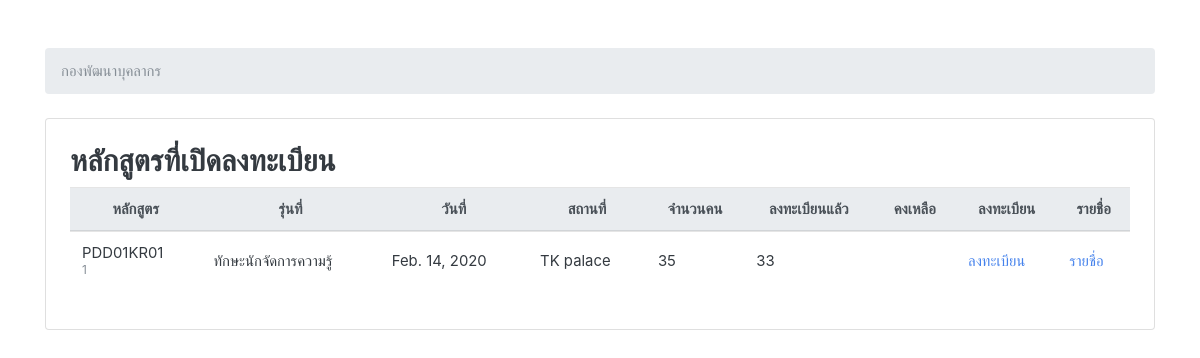
The page / on the database its author committed.
### register/models.py (models this page shows)
class Course_D(models.Model):
    PK_Course_D = models.AutoField(primary_key=True)
    Course_ID = models.CharField(max_length=15, unique=True)
    Course_Name = models.CharField(max_length=300,null=True)
    CourseType_ID = models.CharField(max_length=2,null=True)
    Batch_Type = models.CharField(max_length=1,null=True)
    Batch = models.CharField(max_length=300,null=True)
    Start_Date = models.DateField(null=True)
    End_Date = models.DateField(null=True)
    Duration = models.IntegerField(null=True)
    Location = models.CharField(max_length=300,null=True)
    Area_ID = models.CharField(max_length=3,null=True)
    Number_App = models.IntegerField(null=True)
    Number_People = models.IntegerField(null=True)
    BudgetApp_1 = models.DecimalField(max_digits=13, decimal_places=2,null=True)
    BudgetApp_2 = models.DecimalField(max_digits=13, decimal_places=2,null=True)
    BudgetPay_1 = models.DecimalField(max_digits=13, decimal_places=2,null=True)
    BudgetPay_2 = models.DecimalField(max_digits=13, decimal_places=2,null=True)
    Key_By = models.CharField(max_length=10,null=True)
    Key_Date = models.DateField(auto_now_add=True)
    RegisterStatus = models.BooleanField(null=True)
    RegisterType = models.CharField(max_length=15,null=True)
    Start_Time = models.DateTimeField(null=True)
    End_Time = models.DateTimeField(null=True)

### register/views.py (the view)
# urls.py: 2. Add a URL to urlpatterns:  path('', views.home, name='home')
def home(request):
    courses = Course_D.objects.all()
    return render(request, 'home.html', {'courses': courses})

### templates/home.html (shortened to what this page needs)
{% load static %}
<html lang="en">
    <head>
        <link rel="stylesheet" href="{% static 'css/bootstrap.css' %}">
    </head>
    <body>
        <div class="container mt-5">
            <ol class="breadcrumb my-4">
                <li class="breadcrumb-item active">กองพัฒนาบุคลากร</li>
            </ol>
            <div class="card p-4">
                <h3>หลักสูตรที่เปิดลงทะเบียน</h3>
                <table class="table">
                    <thead class="thead-light">
                        <tr class="stylefont text-center">
                            <th class="align-middle">หลักสูตร</th>
                            <th class="align-middle">รุ่นที่</th>
                            <th>วันที่</th>
                            <th>สถานที่</th>
                            <th>จำนวนคน</th>
                            <th>ลงทะเบียนแล้ว</th>
                            <th>คงเหลือ</th>
                            <th>ลงทะเบียน</th>
                            <th>รายชื่อ</th>
                        </tr>
                    </thead>
                        {% for course in courses %}
                            <tr>
                                <td class="align-middle">
                                    {{ course.Course_ID }} <br>
                                    <small class="text-muted">{{ course.Batch_Type }}</small>
                                </td>
                                <td class="align-middle">{{ course.Course_Name }}</td>
                                <td class="align-middle">{{ course.Start_Date }}</td>
                                <td class="align-middle">{{ course.Location}}</td>
                                <td class="align-middle">{{ course.Number_App}}</td>
                                <td class="align-middle">{{ course.Number_People}}</td>
                                <td class="align-middle"></td>
                                <td class="align-middle"><a href="{% url 'course_title' course.PK_Course_D %}">ลงทะเบียน</a></td>
                                <td class="align-middle"><a href="{% url 'course_title' course.PK_Course_D %}">รายชื่อ</a></td>
                            </tr>
                        {% endfor %}
                </table>
            </div>
        </div>
    </body>
</html>

### rows shown on the page
Course_D: Course_ID "PDD01KR01", Batch_Type "1", Course_Name "ทักษะนักจัดการความรู้", Start_Date "Feb. 14, 2020", Location "TK palace", Number_App "35", Number_People "33"
